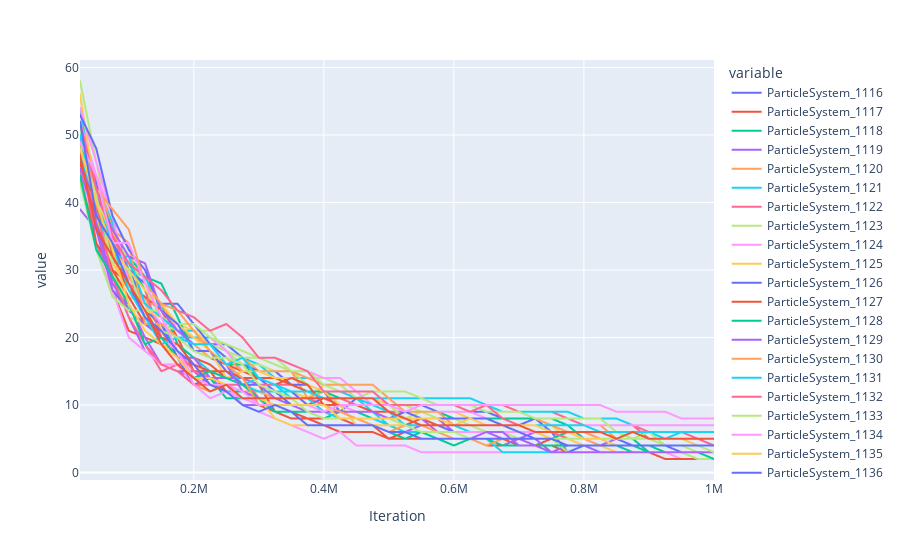

Notebook cell for this chart:
### Code cell
####################################
## Num clusters at each iteration ##
####################################

import pandas as pd
import plotly.express as px

df = pd.read_excel('M0.4D0.0001E0.9A0.8_200x200_MC100_num_cluster_tracker.xlsx')
# print(df.to_string())

fig = px.line(df, x='Iteration', y=[f'ParticleSystem_{i}' for i in range(1116,1158)])
fig.show()

### Figure 1 — Plotly figure (JSON) as saved in the notebook; plotly's stock layout.template omitted (floating-point values rounded to 4 significant figures)
{"data": [{"hovertemplate": "variable=ParticleSystem_1116<br>Iteration=%{x}<br>value=%{y}<extra></extra>", "legendgroup": "ParticleSystem_1116", "line": {"color": "#636efa", "dash": "solid"}, "marker": {"symbol": "circle"}, "mode": "lines", "name": "ParticleSystem_1116", "showlegend": true, "type": "scattergl", "x": [24999, 49999, 74999, 99999, 124999, 149999, 174999, 199999, 224999, 249999, 274999, 299999, 324999, 349999, 374999, 399999, 424999, 449999, 474999, 499999, 524999, 549999, 574999, 599999, 624999, 649999, 674999, 699999, 724999, 749999, 774999, 799999, 824999, 849999, 874999, 899999, 924999, 949999, 974999, 999999], "xaxis": "x", "y": [46, 42, 36, 30, 25, 21, 20, 19, 19, 19, 17, 14, 12, 12, 11, 11, 10, 10, 10, 10, 10, 10, 10, 10, 10, 9, 8, 7, 8, 6, 6, 6, 5, 5, 5, 5, 5, 5, 5, 5], "yaxis": "y"}, {"hovertemplate": "variable=ParticleSystem_1117<br>Iteration=%{x}<br>value=%{y}<extra></extra>", "legendgroup": "ParticleSystem_1117", "line": {"color": "#EF553B", "dash": "solid"}, "marker": {"symbol": "circle"}, "mode": "lines", "name": "ParticleSystem_1117", "showlegend": true, "type": "scattergl", "x": [24999, 49999, 74999, 99999, 124999, 149999, 174999, 199999, 224999, 249999, 274999, 299999, 324999, 349999, 374999, 399999, 424999, 449999, 474999, 499999, 524999, 549999, 574999, 599999, 624999, 649999, 674999, 699999, 724999, 749999, 774999, 799999, 824999, 849999, 874999, 899999, 924999, 949999, 974999, 999999], "xaxis": "x", "y": [46, 36, 27, 21, 20, 19, 17, 17, 16, 14, 13, 13, 9, 8, 8, 7, 6, 6, 6, 5, 5, 5, 5, 5, 5, 5, 5, 5, 4, 5, 4, 4, 4, 4, 4, 4, 4, 4, 4, 4], "yaxis": "y"}, {"hovertemplate": "variable=ParticleSystem_1118<br>Iteration=%{x}<br>value=%{y}<extra></extra>", "legendgroup": "ParticleSystem_1118", "line": {"color": "#00cc96", "dash": "solid"}, "marker": {"symbol": "circle"}, "mode": "lines", "name": "ParticleSystem_1118", "showlegend": true, "type": "scattergl", "x": [24999, 49999, 74999, 99999, 124999, 149999, 174999, 199999, 224999, 249999, 274999, 299999, 324999, 349999, 374999, 399999, 424999, 449999, 474999, 499999, 524999, 549999, 574999, 599999, 624999, 649999, 674999, 699999, 724999, 749999, 774999, 799999, 824999, 849999, 874999, 899999, 924999, 949999, 974999, 999999], "xaxis": "x", "y": [49, 33, 30, 24, 22, 22, 18, 15, 14, 12, 12, 12, 12, 12, 12, 11, 11, 10, 10, 10, 10, 9, 9, 8, 8, 8, 7, 6, 6, 6, 6, 6, 5, 4, 4, 4, 3, 3, 3, 3], "yaxis": "y"}, {"hovertemplate": "variable=ParticleSystem_1119<br>Iteration=%{x}<br>value=%{y}<extra></extra>", "legendgroup": "ParticleSystem_1119", "line": {"color": "#ab63fa", "dash": "solid"}, "marker": {"symbol": "circle"}, "mode": "lines", "name": "ParticleSystem_1119", "showlegend": true, "type": "scattergl", "x": [24999, 49999, 74999, 99999, 124999, 149999, 174999, 199999, 224999, 249999, 274999, 299999, 324999, 349999, 374999, 399999, 424999, 449999, 474999, 499999, 524999, 549999, 574999, 599999, 624999, 649999, 674999, 699999, 724999, 749999, 774999, 799999, 824999, 849999, 874999, 899999, 924999, 949999, 974999, 999999], "xaxis": "x", "y": [50, 36, 29, 23, 18, 16, 15, 14, 14, 12, 11, 10, 10, 9, 9, 9, 9, 9, 8, 7, 6, 7, 6, 6, 6, 6, 5, 5, 6, 6, 5, 5, 4, 5, 5, 5, 4, 4, 4, 4], "yaxis": "y"}, {"hovertemplate": "variable=ParticleSystem_1120<br>Iteration=%{x}<br>value=%{y}<extra></extra>", "legendgroup": "ParticleSystem_1120", "line": {"color": "#FFA15A", "dash": "solid"}, "marker": {"symbol": "circle"}, "mode": "lines", "name": "ParticleSystem_1120", "showlegend": true, "type": "scattergl", "x": [24999, 49999, 74999, 99999, 124999, 149999, 174999, 199999, 224999, 249999, 274999, 299999, 324999, 349999, 374999, 399999, 424999, 449999, 474999, 499999, 524999, 549999, 574999, 599999, 624999, 649999, 674999, 699999, 724999, 749999, 774999, 799999, 824999, 849999, 874999, 899999, 924999, 949999, 974999, 999999], "xaxis": "x", "y": [48, 38, 33, 27, 26, 21, 17, 13, 12, 13, 12, 12, 11, 11, 11, 11, 10, 10, 10, 10, 10, 10, 10, 10, 9, 9, 9, 9, 8, 7, 7, 7, 7, 5, 5, 5, 5, 5, 4, 4], "yaxis": "y"}, {"hovertemplate": "variable=ParticleSystem_1121<br>Iteration=%{x}<br>value=%{y}<extra></extra>", "legendgroup": "ParticleSystem_1121", "line": {"color": "#19d3f3", "dash": "solid"}, "marker": {"symbol": "circle"}, "mode": "lines", "name": "ParticleSystem_1121", "showlegend": true, "type": "scattergl", "x": [24999, 49999, 74999, 99999, 124999, 149999, 174999, 199999, 224999, 249999, 274999, 299999, 324999, 349999, 374999, 399999, 424999, 449999, 474999, 499999, 524999, 549999, 574999, 599999, 624999, 649999, 674999, 699999, 724999, 749999, 774999, 799999, 824999, 849999, 874999, 899999, 924999, 949999, 974999, 999999], "xaxis": "x", "y": [48, 43, 37, 30, 29, 24, 20, 20, 20, 18, 17, 16, 14, 14, 14, 13, 12, 11, 9, 7, 7, 8, 8, 7, 6, 6, 6, 5, 5, 5, 5, 5, 5, 5, 4, 4, 4, 4, 4, 4], "yaxis": "y"}, {"hovertemplate": "variable=ParticleSystem_1122<br>Iteration=%{x}<br>value=%{y}<extra></extra>", "legendgroup": "ParticleSystem_1122", "line": {"color": "#FF6692", "dash": "solid"}, "marker": {"symbol": "circle"}, "mode": "lines", "name": "ParticleSystem_1122", "showlegend": true, "type": "scattergl", "x": [24999, 49999, 74999, 99999, 124999, 149999, 174999, 199999, 224999, 249999, 274999, 299999, 324999, 349999, 374999, 399999, 424999, 449999, 474999, 499999, 524999, 549999, 574999, 599999, 624999, 649999, 674999, 699999, 724999, 749999, 774999, 799999, 824999, 849999, 874999, 899999, 924999, 949999, 974999, 999999], "xaxis": "x", "y": [48, 34, 28, 25, 19, 15, 16, 16, 14, 14, 14, 11, 11, 11, 11, 10, 10, 10, 10, 10, 10, 10, 10, 10, 10, 10, 10, 9, 9, 9, 8, 7, 7, 7, 7, 5, 4, 4, 4, 4], "yaxis": "y"}, {"hovertemplate": "variable=ParticleSystem_1123<br>Iteration=%{x}<br>value=%{y}<extra></extra>", "legendgroup": "ParticleSystem_1123", "line": {"color": "#B6E880", "dash": "solid"}, "marker": {"symbol": "circle"}, "mode": "lines", "name": "ParticleSystem_1123", "showlegend": true, "type": "scattergl", "x": [24999, 49999, 74999, 99999, 124999, 149999, 174999, 199999, 224999, 249999, 274999, 299999, 324999, 349999, 374999, 399999, 424999, 449999, 474999, 499999, 524999, 549999, 574999, 599999, 624999, 649999, 674999, 699999, 724999, 749999, 774999, 799999, 824999, 849999, 874999, 899999, 924999, 949999, 974999, 999999], "xaxis": "x", "y": [58, 46, 34, 32, 27, 23, 22, 21, 21, 18, 16, 16, 15, 15, 13, 12, 11, 10, 10, 10, 10, 9, 9, 9, 9, 8, 8, 7, 7, 6, 6, 5, 5, 5, 4, 4, 4, 4, 4, 3], "yaxis": "y"}, {"hovertemplate": "variable=ParticleSystem_1124<br>Iteration=%{x}<br>value=%{y}<extra></extra>", "legendgroup": "ParticleSystem_1124", "line": {"color": "#FF97FF", "dash": "solid"}, "marker": {"symbol": "circle"}, "mode": "lines", "name": "ParticleSystem_1124", "showlegend": true, "type": "scattergl", "x": [24999, 49999, 74999, 99999, 124999, 149999, 174999, 199999, 224999, 249999, 274999, 299999, 324999, 349999, 374999, 399999, 424999, 449999, 474999, 499999, 524999, 549999, 574999, 599999, 624999, 649999, 674999, 699999, 724999, 749999, 774999, 799999, 824999, 849999, 874999, 899999, 924999, 949999, 974999, 999999], "xaxis": "x", "y": [45, 33, 27, 20, 18, 16, 16, 13, 14, 13, 10, 9, 8, 7, 6, 5, 6, 4, 4, 4, 4, 3, 3, 3, 3, 3, 3, 3, 3, 3, 3, 3, 3, 3, 3, 3, 3, 2, 2, 2], "yaxis": "y"}, {"hovertemplate": "variable=ParticleSystem_1125<br>Iteration=%{x}<br>value=%{y}<extra></extra>", "legendgroup": "ParticleSystem_1125", "line": {"color": "#FECB52", "dash": "solid"}, "marker": {"symbol": "circle"}, "mode": "lines", "name": "ParticleSystem_1125", "showlegend": true, "type": "scattergl", "x": [24999, 49999, 74999, 99999, 124999, 149999, 174999, 199999, 224999, 249999, 274999, 299999, 324999, 349999, 374999, 399999, 424999, 449999, 474999, 499999, 524999, 549999, 574999, 599999, 624999, 649999, 674999, 699999, 724999, 749999, 774999, 799999, 824999, 849999, 874999, 899999, 924999, 949999, 974999, 999999], "xaxis": "x", "y": [49, 41, 29, 26, 25, 19, 18, 16, 14, 14, 13, 13, 13, 12, 11, 13, 12, 11, 11, 10, 10, 10, 9, 9, 8, 7, 7, 7, 7, 7, 5, 5, 4, 4, 4, 4, 4, 4, 4, 4], "yaxis": "y"}, {"hovertemplate": "variable=ParticleSystem_1126<br>Iteration=%{x}<br>value=%{y}<extra></extra>", "legendgroup": "ParticleSystem_1126", "line": {"color": "#636efa", "dash": "solid"}, "marker": {"symbol": "circle"}, "mode": "lines", "name": "ParticleSystem_1126", "showlegend": true, "type": "scattergl", "x": [24999, 49999, 74999, 99999, 124999, 149999, 174999, 199999, 224999, 249999, 274999, 299999, 324999, 349999, 374999, 399999, 424999, 449999, 474999, 499999, 524999, 549999, 574999, 599999, 624999, 649999, 674999, 699999, 724999, 749999, 774999, 799999, 824999, 849999, 874999, 899999, 924999, 949999, 974999, 999999], "xaxis": "x", "y": [48, 37, 27, 24, 24, 22, 17, 13, 14, 13, 13, 12, 12, 12, 10, 11, 11, 11, 10, 10, 10, 10, 9, 9, 9, 9, 8, 7, 7, 6, 3, 4, 3, 3, 3, 3, 3, 3, 2, 2], "yaxis": "y"}, {"hovertemplate": "variable=ParticleSystem_1127<br>Iteration=%{x}<br>value=%{y}<extra></extra>", "legendgroup": "ParticleSystem_1127", "line": {"color": "#EF553B", "dash": "solid"}, "marker": {"symbol": "circle"}, "mode": "lines", "name": "ParticleSystem_1127", "showlegend": true, "type": "scattergl", "x": [24999, 49999, 74999, 99999, 124999, 149999, 174999, 199999, 224999, 249999, 274999, 299999, 324999, 349999, 374999, 399999, 424999, 449999, 474999, 499999, 524999, 549999, 574999, 599999, 624999, 649999, 674999, 699999, 724999, 749999, 774999, 799999, 824999, 849999, 874999, 899999, 924999, 949999, 974999, 999999], "xaxis": "x", "y": [44, 34, 30, 28, 26, 24, 20, 15, 15, 12, 11, 10, 9, 9, 8, 8, 8, 7, 7, 6, 6, 6, 6, 6, 5, 5, 5, 4, 4, 4, 3, 3, 3, 3, 3, 3, 2, 2, 2, 2], "yaxis": "y"}, {"hovertemplate": "variable=ParticleSystem_1128<br>Iteration=%{x}<br>value=%{y}<extra></extra>", "legendgroup": "ParticleSystem_1128", "line": {"color": "#00cc96", "dash": "solid"}, "marker": {"symbol": "circle"}, "mode": "lines", "name": "ParticleSystem_1128", "showlegend": true, "type": "scattergl", "x": [24999, 49999, 74999, 99999, 124999, 149999, 174999, 199999, 224999, 249999, 274999, 299999, 324999, 349999, 374999, 399999, 424999, 449999, 474999, 499999, 524999, 549999, 574999, 599999, 624999, 649999, 674999, 699999, 724999, 749999, 774999, 799999, 824999, 849999, 874999, 899999, 924999, 949999, 974999, 999999], "xaxis": "x", "y": [52, 43, 35, 31, 27, 25, 19, 17, 14, 11, 11, 11, 11, 11, 9, 8, 9, 9, 8, 8, 8, 8, 8, 8, 7, 7, 7, 6, 6, 5, 6, 5, 4, 4, 4, 3, 3, 3, 3, 3], "yaxis": "y"}, {"hovertemplate": "variable=ParticleSystem_1129<br>Iteration=%{x}<br>value=%{y}<extra></extra>", "legendgroup": "ParticleSystem_1129", "line": {"color": "#ab63fa", "dash": "solid"}, "marker": {"symbol": "circle"}, "mode": "lines", "name": "ParticleSystem_1129", "showlegend": true, "type": "scattergl", "x": [24999, 49999, 74999, 99999, 124999, 149999, 174999, 199999, 224999, 249999, 274999, 299999, 324999, 349999, 374999, 399999, 424999, 449999, 474999, 499999, 524999, 549999, 574999, 599999, 624999, 649999, 674999, 699999, 724999, 749999, 774999, 799999, 824999, 849999, 874999, 899999, 924999, 949999, 974999, 999999], "xaxis": "x", "y": [39, 36, 27, 25, 20, 16, 15, 15, 13, 12, 10, 10, 10, 10, 9, 9, 9, 9, 9, 9, 9, 8, 8, 6, 6, 6, 6, 6, 5, 3, 4, 4, 3, 3, 3, 3, 3, 3, 3, 3], "yaxis": "y"}, {"hovertemplate": "variable=ParticleSystem_1130<br>Iteration=%{x}<br>value=%{y}<extra></extra>", "legendgroup": "ParticleSystem_1130", "line": {"color": "#FFA15A", "dash": "solid"}, "marker": {"symbol": "circle"}, "mode": "lines", "name": "ParticleSystem_1130", "showlegend": true, "type": "scattergl", "x": [24999, 49999, 74999, 99999, 124999, 149999, 174999, 199999, 224999, 249999, 274999, 299999, 324999, 349999, 374999, 399999, 424999, 449999, 474999, 499999, 524999, 549999, 574999, 599999, 624999, 649999, 674999, 699999, 724999, 749999, 774999, 799999, 824999, 849999, 874999, 899999, 924999, 949999, 974999, 999999], "xaxis": "x", "y": [47, 44, 36, 29, 25, 25, 21, 20, 19, 16, 17, 15, 15, 15, 11, 12, 11, 10, 9, 8, 8, 8, 6, 6, 6, 6, 6, 6, 6, 6, 5, 5, 4, 4, 3, 3, 3, 3, 3, 3], "yaxis": "y"}, {"hovertemplate": "variable=ParticleSystem_1131<br>Iteration=%{x}<br>value=%{y}<extra></extra>", "legendgroup": "ParticleSystem_1131", "line": {"color": "#19d3f3", "dash": "solid"}, "marker": {"symbol": "circle"}, "mode": "lines", "name": "ParticleSystem_1131", "showlegend": true, "type": "scattergl", "x": [24999, 49999, 74999, 99999, 124999, 149999, 174999, 199999, 224999, 249999, 274999, 299999, 324999, 349999, 374999, 399999, 424999, 449999, 474999, 499999, 524999, 549999, 574999, 599999, 624999, 649999, 674999, 699999, 724999, 749999, 774999, 799999, 824999, 849999, 874999, 899999, 924999, 949999, 974999, 999999], "xaxis": "x", "y": [54, 40, 33, 27, 24, 19, 17, 17, 15, 14, 13, 12, 12, 12, 12, 12, 12, 11, 11, 11, 11, 11, 11, 11, 11, 10, 9, 9, 9, 9, 9, 8, 8, 8, 7, 6, 5, 6, 5, 5], "yaxis": "y"}, {"hovertemplate": "variable=ParticleSystem_1132<br>Iteration=%{x}<br>value=%{y}<extra></extra>", "legendgroup": "ParticleSystem_1132", "line": {"color": "#FF6692", "dash": "solid"}, "marker": {"symbol": "circle"}, "mode": "lines", "name": "ParticleSystem_1132", "showlegend": true, "type": "scattergl", "x": [24999, 49999, 74999, 99999, 124999, 149999, 174999, 199999, 224999, 249999, 274999, 299999, 324999, 349999, 374999, 399999, 424999, 449999, 474999, 499999, 524999, 549999, 574999, 599999, 624999, 649999, 674999, 699999, 724999, 749999, 774999, 799999, 824999, 849999, 874999, 899999, 924999, 949999, 974999, 999999], "xaxis": "x", "y": [52, 43, 35, 30, 27, 20, 18, 15, 14, 13, 13, 13, 13, 13, 13, 12, 11, 10, 10, 9, 9, 8, 8, 8, 8, 8, 7, 7, 7, 7, 7, 7, 7, 7, 7, 6, 6, 6, 6, 6], "yaxis": "y"}, {"hovertemplate": "variable=ParticleSystem_1133<br>Iteration=%{x}<br>value=%{y}<extra></extra>", "legendgroup": "ParticleSystem_1133", "line": {"color": "#B6E880", "dash": "solid"}, "marker": {"symbol": "circle"}, "mode": "lines", "name": "ParticleSystem_1133", "showlegend": true, "type": "scattergl", "x": [24999, 49999, 74999, 99999, 124999, 149999, 174999, 199999, 224999, 249999, 274999, 299999, 324999, 349999, 374999, 399999, 424999, 449999, 474999, 499999, 524999, 549999, 574999, 599999, 624999, 649999, 674999, 699999, 724999, 749999, 774999, 799999, 824999, 849999, 874999, 899999, 924999, 949999, 974999, 999999], "xaxis": "x", "y": [51, 38, 30, 23, 22, 22, 21, 19, 19, 18, 17, 17, 16, 15, 14, 14, 13, 11, 12, 10, 8, 9, 8, 8, 7, 6, 6, 5, 5, 5, 3, 3, 3, 3, 3, 3, 3, 3, 2, 2], "yaxis": "y"}, {"hovertemplate": "variable=ParticleSystem_1134<br>Iteration=%{x}<br>value=%{y}<extra></extra>", "legendgroup": "ParticleSystem_1134", "line": {"color": "#FF97FF", "dash": "solid"}, "marker": {"symbol": "circle"}, "mode": "lines", "name": "ParticleSystem_1134", "showlegend": true, "type": "scattergl", "x": [24999, 49999, 74999, 99999, 124999, 149999, 174999, 199999, 224999, 249999, 274999, 299999, 324999, 349999, 374999, 399999, 424999, 449999, 474999, 499999, 524999, 549999, 574999, 599999, 624999, 649999, 674999, 699999, 724999, 749999, 774999, 799999, 824999, 849999, 874999, 899999, 924999, 949999, 974999, 999999], "xaxis": "x", "y": [52, 44, 38, 28, 25, 22, 22, 22, 20, 18, 15, 15, 15, 15, 15, 14, 14, 12, 10, 10, 9, 9, 9, 9, 9, 8, 8, 7, 7, 7, 7, 7, 7, 7, 7, 7, 7, 7, 7, 7], "yaxis": "y"}, {"hovertemplate": "variable=ParticleSystem_1135<br>Iteration=%{x}<br>value=%{y}<extra></extra>", "legendgroup": "ParticleSystem_1135", "line": {"color": "#FECB52", "dash": "solid"}, "marker": {"symbol": "circle"}, "mode": "lines", "name": "ParticleSystem_1135", "showlegend": true, "type": "scattergl", "x": [24999, 49999, 74999, 99999, 124999, 149999, 174999, 199999, 224999, 249999, 274999, 299999, 324999, 349999, 374999, 399999, 424999, 449999, 474999, 499999, 524999, 549999, 574999, 599999, 624999, 649999, 674999, 699999, 724999, 749999, 774999, 799999, 824999, 849999, 874999, 899999, 924999, 949999, 974999, 999999], "xaxis": "x", "y": [56, 41, 31, 27, 24, 23, 22, 21, 19, 16, 12, 11, 8, 7, 7, 7, 7, 7, 7, 6, 6, 6, 6, 6, 6, 6, 6, 6, 6, 5, 5, 4, 4, 3, 3, 3, 3, 3, 3, 3], "yaxis": "y"}, {"hovertemplate": "variable=ParticleSystem_1136<br>Iteration=%{x}<br>value=%{y}<extra></extra>", "legendgroup": "ParticleSystem_1136", "line": {"color": "#636efa", "dash": "solid"}, "marker": {"symbol": "circle"}, "mode": "lines", "name": "ParticleSystem_1136", "showlegend": true, "type": "scattergl", "x": [24999, 49999, 74999, 99999, 124999, 149999, 174999, 199999, 224999, 249999, 274999, 299999, 324999, 349999, 374999, 399999, 424999, 449999, 474999, 499999, 524999, 549999, 574999, 599999, 624999, 649999, 674999, 699999, 724999, 749999, 774999, 799999, 824999, 849999, 874999, 899999, 924999, 949999, 974999, 999999], "xaxis": "x", "y": [46, 43, 34, 30, 28, 25, 25, 22, 19, 17, 16, 15, 15, 13, 13, 12, 9, 11, 10, 9, 8, 7, 7, 6, 6, 6, 6, 6, 6, 6, 5, 5, 5, 5, 5, 5, 5, 5, 5, 5], "yaxis": "y"}, {"hovertemplate": "variable=ParticleSystem_1137<br>Iteration=%{x}<br>value=%{y}<extra></extra>", "legendgroup": "ParticleSystem_1137", "line": {"color": "#EF553B", "dash": "solid"}, "marker": {"symbol": "circle"}, "mode": "lines", "name": "ParticleSystem_1137", "showlegend": true, "type": "scattergl", "x": [24999, 49999, 74999, 99999, 124999, 149999, 174999, 199999, 224999, 249999, 274999, 299999, 324999, 349999, 374999, 399999, 424999, 449999, 474999, 499999, 524999, 549999, 574999, 599999, 624999, 649999, 674999, 699999, 724999, 749999, 774999, 799999, 824999, 849999, 874999, 899999, 924999, 949999, 974999, 999999], "xaxis": "x", "y": [48, 37, 30, 26, 22, 21, 20, 18, 17, 16, 15, 14, 14, 13, 12, 11, 10, 7, 7, 5, 6, 5, 5, 5, 5, 4, 4, 4, 4, 4, 4, 4, 4, 4, 4, 4, 4, 4, 4, 4], "yaxis": "y"}, {"hovertemplate": "variable=ParticleSystem_1138<br>Iteration=%{x}<br>value=%{y}<extra></extra>", "legendgroup": "ParticleSystem_1138", "line": {"color": "#00cc96", "dash": "solid"}, "marker": {"symbol": "circle"}, "mode": "lines", "name": "ParticleSystem_1138", "showlegend": true, "type": "scattergl", "x": [24999, 49999, 74999, 99999, 124999, 149999, 174999, 199999, 224999, 249999, 274999, 299999, 324999, 349999, 374999, 399999, 424999, 449999, 474999, 499999, 524999, 549999, 574999, 599999, 624999, 649999, 674999, 699999, 724999, 749999, 774999, 799999, 824999, 849999, 874999, 899999, 924999, 949999, 974999, 999999], "xaxis": "x", "y": [44, 42, 36, 32, 29, 28, 23, 18, 18, 16, 16, 14, 13, 12, 12, 12, 11, 10, 9, 9, 8, 8, 8, 8, 8, 8, 8, 8, 8, 8, 7, 5, 5, 5, 5, 3, 3, 3, 3, 2], "yaxis": "y"}, {"hovertemplate": "variable=ParticleSystem_1139<br>Iteration=%{x}<br>value=%{y}<extra></extra>", "legendgroup": "ParticleSystem_1139", "line": {"color": "#ab63fa", "dash": "solid"}, "marker": {"symbol": "circle"}, "mode": "lines", "name": "ParticleSystem_1139", "showlegend": true, "type": "scattergl", "x": [24999, 49999, 74999, 99999, 124999, 149999, 174999, 199999, 224999, 249999, 274999, 299999, 324999, 349999, 374999, 399999, 424999, 449999, 474999, 499999, 524999, 549999, 574999, 599999, 624999, 649999, 674999, 699999, 724999, 749999, 774999, 799999, 824999, 849999, 874999, 899999, 924999, 949999, 974999, 999999], "xaxis": "x", "y": [45, 37, 28, 24, 22, 20, 17, 17, 14, 14, 14, 13, 11, 10, 10, 9, 8, 8, 7, 7, 7, 6, 6, 5, 5, 5, 4, 5, 4, 3, 3, 3, 3, 3, 3, 3, 3, 3, 3, 3], "yaxis": "y"}, {"hovertemplate": "variable=ParticleSystem_1140<br>Iteration=%{x}<br>value=%{y}<extra></extra>", "legendgroup": "ParticleSystem_1140", "line": {"color": "#FFA15A", "dash": "solid"}, "marker": {"symbol": "circle"}, "mode": "lines", "name": "ParticleSystem_1140", "showlegend": true, "type": "scattergl", "x": [24999, 49999, 74999, 99999, 124999, 149999, 174999, 199999, 224999, 249999, 274999, 299999, 324999, 349999, 374999, 399999, 424999, 449999, 474999, 499999, 524999, 549999, 574999, 599999, 624999, 649999, 674999, 699999, 724999, 749999, 774999, 799999, 824999, 849999, 874999, 899999, 924999, 949999, 974999, 999999], "xaxis": "x", "y": [50, 41, 36, 34, 22, 22, 20, 19, 17, 17, 15, 15, 15, 15, 14, 13, 13, 13, 13, 11, 9, 9, 9, 7, 8, 7, 7, 7, 7, 7, 6, 6, 5, 5, 5, 5, 4, 4, 4, 3], "yaxis": "y"}, {"hovertemplate": "variable=ParticleSystem_1141<br>Iteration=%{x}<br>value=%{y}<extra></extra>", "legendgroup": "ParticleSystem_1141", "line": {"color": "#19d3f3", "dash": "solid"}, "marker": {"symbol": "circle"}, "mode": "lines", "name": "ParticleSystem_1141", "showlegend": true, "type": "scattergl", "x": [24999, 49999, 74999, 99999, 124999, 149999, 174999, 199999, 224999, 249999, 274999, 299999, 324999, 349999, 374999, 399999, 424999, 449999, 474999, 499999, 524999, 549999, 574999, 599999, 624999, 649999, 674999, 699999, 724999, 749999, 774999, 799999, 824999, 849999, 874999, 899999, 924999, 949999, 974999, 999999], "xaxis": "x", "y": [50, 39, 32, 32, 25, 23, 21, 21, 18, 16, 13, 14, 13, 11, 11, 9, 8, 8, 8, 7, 6, 6, 6, 5, 5, 5, 3, 3, 3, 3, 3, 3, 3, 3, 3, 3, 3, 3, 3, 3], "yaxis": "y"}, {"hovertemplate": "variable=ParticleSystem_1142<br>Iteration=%{x}<br>value=%{y}<extra></extra>", "legendgroup": "ParticleSystem_1142", "line": {"color": "#FF6692", "dash": "solid"}, "marker": {"symbol": "circle"}, "mode": "lines", "name": "ParticleSystem_1142", "showlegend": true, "type": "scattergl", "x": [24999, 49999, 74999, 99999, 124999, 149999, 174999, 199999, 224999, 249999, 274999, 299999, 324999, 349999, 374999, 399999, 424999, 449999, 474999, 499999, 524999, 549999, 574999, 599999, 624999, 649999, 674999, 699999, 724999, 749999, 774999, 799999, 824999, 849999, 874999, 899999, 924999, 949999, 974999, 999999], "xaxis": "x", "y": [45, 39, 29, 23, 19, 16, 15, 13, 13, 12, 11, 11, 11, 11, 11, 11, 11, 10, 9, 8, 8, 7, 7, 7, 7, 7, 7, 7, 6, 6, 6, 6, 6, 6, 6, 6, 6, 6, 5, 4], "yaxis": "y"}, {"hovertemplate": "variable=ParticleSystem_1143<br>Iteration=%{x}<br>value=%{y}<extra></extra>", "legendgroup": "ParticleSystem_1143", "line": {"color": "#B6E880", "dash": "solid"}, "marker": {"symbol": "circle"}, "mode": "lines", "name": "ParticleSystem_1143", "showlegend": true, "type": "scattergl", "x": [24999, 49999, 74999, 99999, 124999, 149999, 174999, 199999, 224999, 249999, 274999, 299999, 324999, 349999, 374999, 399999, 424999, 449999, 474999, 499999, 524999, 549999, 574999, 599999, 624999, 649999, 674999, 699999, 724999, 749999, 774999, 799999, 824999, 849999, 874999, 899999, 924999, 949999, 974999, 999999], "xaxis": "x", "y": [43, 33, 26, 24, 24, 24, 22, 22, 20, 19, 18, 17, 17, 15, 15, 13, 12, 12, 12, 12, 12, 11, 10, 10, 10, 9, 9, 9, 8, 8, 8, 8, 8, 6, 5, 6, 4, 4, 3, 3], "yaxis": "y"}, {"hovertemplate": "variable=ParticleSystem_1144<br>Iteration=%{x}<br>value=%{y}<extra></extra>", "legendgroup": "ParticleSystem_1144", "line": {"color": "#FF97FF", "dash": "solid"}, "marker": {"symbol": "circle"}, "mode": "lines", "name": "ParticleSystem_1144", "showlegend": true, "type": "scattergl", "x": [24999, 49999, 74999, 99999, 124999, 149999, 174999, 199999, 224999, 249999, 274999, 299999, 324999, 349999, 374999, 399999, 424999, 449999, 474999, 499999, 524999, 549999, 574999, 599999, 624999, 649999, 674999, 699999, 724999, 749999, 774999, 799999, 824999, 849999, 874999, 899999, 924999, 949999, 974999, 999999], "xaxis": "x", "y": [54, 46, 38, 28, 24, 20, 18, 13, 11, 12, 11, 10, 10, 10, 10, 10, 10, 9, 9, 9, 8, 7, 6, 6, 6, 6, 6, 6, 6, 6, 5, 5, 5, 5, 5, 5, 5, 5, 5, 5], "yaxis": "y"}, {"hovertemplate": "variable=ParticleSystem_1145<br>Iteration=%{x}<br>value=%{y}<extra></extra>", "legendgroup": "ParticleSystem_1145", "line": {"color": "#FECB52", "dash": "solid"}, "marker": {"symbol": "circle"}, "mode": "lines", "name": "ParticleSystem_1145", "showlegend": true, "type": "scattergl", "x": [24999, 49999, 74999, 99999, 124999, 149999, 174999, 199999, 224999, 249999, 274999, 299999, 324999, 349999, 374999, 399999, 424999, 449999, 474999, 499999, 524999, 549999, 574999, 599999, 624999, 649999, 674999, 699999, 724999, 749999, 774999, 799999, 824999, 849999, 874999, 899999, 924999, 949999, 974999, 999999], "xaxis": "x", "y": [46, 42, 33, 30, 27, 25, 22, 20, 18, 14, 15, 15, 14, 14, 13, 12, 10, 7, 7, 7, 7, 6, 5, 5, 5, 5, 5, 5, 5, 5, 5, 5, 5, 5, 5, 5, 5, 5, 4, 4], "yaxis": "y"}, {"hovertemplate": "variable=ParticleSystem_1146<br>Iteration=%{x}<br>value=%{y}<extra></extra>", "legendgroup": "ParticleSystem_1146", "line": {"color": "#636efa", "dash": "solid"}, "marker": {"symbol": "circle"}, "mode": "lines", "name": "ParticleSystem_1146", "showlegend": true, "type": "scattergl", "x": [24999, 49999, 74999, 99999, 124999, 149999, 174999, 199999, 224999, 249999, 274999, 299999, 324999, 349999, 374999, 399999, 424999, 449999, 474999, 499999, 524999, 549999, 574999, 599999, 624999, 649999, 674999, 699999, 724999, 749999, 774999, 799999, 824999, 849999, 874999, 899999, 924999, 949999, 974999, 999999], "xaxis": "x", "y": [53, 48, 38, 33, 30, 24, 22, 18, 18, 15, 13, 13, 12, 10, 9, 9, 9, 9, 9, 8, 9, 8, 8, 8, 8, 8, 7, 6, 5, 5, 5, 5, 5, 5, 4, 4, 4, 3, 3, 3], "yaxis": "y"}, {"hovertemplate": "variable=ParticleSystem_1147<br>Iteration=%{x}<br>value=%{y}<extra></extra>", "legendgroup": "ParticleSystem_1147", "line": {"color": "#EF553B", "dash": "solid"}, "marker": {"symbol": "circle"}, "mode": "lines", "name": "ParticleSystem_1147", "showlegend": true, "type": "scattergl", "x": [24999, 49999, 74999, 99999, 124999, 149999, 174999, 199999, 224999, 249999, 274999, 299999, 324999, 349999, 374999, 399999, 424999, 449999, 474999, 499999, 524999, 549999, 574999, 599999, 624999, 649999, 674999, 699999, 724999, 749999, 774999, 799999, 824999, 849999, 874999, 899999, 924999, 949999, 974999, 999999], "xaxis": "x", "y": [46, 40, 32, 27, 24, 20, 19, 16, 15, 15, 14, 14, 13, 14, 13, 10, 10, 10, 9, 9, 7, 8, 7, 7, 7, 7, 7, 7, 7, 6, 6, 6, 6, 6, 6, 6, 6, 6, 6, 6], "yaxis": "y"}, {"hovertemplate": "variable=ParticleSystem_1148<br>Iteration=%{x}<br>value=%{y}<extra></extra>", "legendgroup": "ParticleSystem_1148", "line": {"color": "#00cc96", "dash": "solid"}, "marker": {"symbol": "circle"}, "mode": "lines", "name": "ParticleSystem_1148", "showlegend": true, "type": "scattergl", "x": [24999, 49999, 74999, 99999, 124999, 149999, 174999, 199999, 224999, 249999, 274999, 299999, 324999, 349999, 374999, 399999, 424999, 449999, 474999, 499999, 524999, 549999, 574999, 599999, 624999, 649999, 674999, 699999, 724999, 749999, 774999, 799999, 824999, 849999, 874999, 899999, 924999, 949999, 974999, 999999], "xaxis": "x", "y": [44, 33, 29, 25, 19, 20, 17, 14, 15, 14, 13, 11, 9, 9, 9, 8, 8, 8, 7, 6, 5, 6, 5, 4, 5, 5, 4, 4, 4, 4, 4, 4, 4, 4, 3, 3, 3, 3, 3, 3], "yaxis": "y"}, {"hovertemplate": "variable=ParticleSystem_1149<br>Iteration=%{x}<br>value=%{y}<extra></extra>", "legendgroup": "ParticleSystem_1149", "line": {"color": "#ab63fa", "dash": "solid"}, "marker": {"symbol": "circle"}, "mode": "lines", "name": "ParticleSystem_1149", "showlegend": true, "type": "scattergl", "x": [24999, 49999, 74999, 99999, 124999, 149999, 174999, 199999, 224999, 249999, 274999, 299999, 324999, 349999, 374999, 399999, 424999, 449999, 474999, 499999, 524999, 549999, 574999, 599999, 624999, 649999, 674999, 699999, 724999, 749999, 774999, 799999, 824999, 849999, 874999, 899999, 924999, 949999, 974999, 999999], "xaxis": "x", "y": [45, 41, 36, 32, 31, 24, 21, 19, 19, 16, 12, 11, 10, 10, 9, 9, 9, 9, 9, 8, 8, 8, 6, 5, 5, 6, 6, 4, 4, 3, 3, 3, 3, 3, 3, 3, 3, 3, 3, 3], "yaxis": "y"}, {"hovertemplate": "variable=ParticleSystem_1150<br>Iteration=%{x}<br>value=%{y}<extra></extra>", "legendgroup": "ParticleSystem_1150", "line": {"color": "#FFA15A", "dash": "solid"}, "marker": {"symbol": "circle"}, "mode": "lines", "name": "ParticleSystem_1150", "showlegend": true, "type": "scattergl", "x": [24999, 49999, 74999, 99999, 124999, 149999, 174999, 199999, 224999, 249999, 274999, 299999, 324999, 349999, 374999, 399999, 424999, 449999, 474999, 499999, 524999, 549999, 574999, 599999, 624999, 649999, 674999, 699999, 724999, 749999, 774999, 799999, 824999, 849999, 874999, 899999, 924999, 949999, 974999, 999999], "xaxis": "x", "y": [52, 42, 39, 36, 28, 25, 24, 21, 18, 16, 14, 10, 10, 10, 10, 10, 9, 8, 7, 6, 7, 7, 6, 5, 5, 4, 5, 5, 5, 5, 5, 5, 5, 5, 5, 5, 5, 5, 5, 5], "yaxis": "y"}, {"hovertemplate": "variable=ParticleSystem_1151<br>Iteration=%{x}<br>value=%{y}<extra></extra>", "legendgroup": "ParticleSystem_1151", "line": {"color": "#19d3f3", "dash": "solid"}, "marker": {"symbol": "circle"}, "mode": "lines", "name": "ParticleSystem_1151", "showlegend": true, "type": "scattergl", "x": [24999, 49999, 74999, 99999, 124999, 149999, 174999, 199999, 224999, 249999, 274999, 299999, 324999, 349999, 374999, 399999, 424999, 449999, 474999, 499999, 524999, 549999, 574999, 599999, 624999, 649999, 674999, 699999, 724999, 749999, 774999, 799999, 824999, 849999, 874999, 899999, 924999, 949999, 974999, 999999], "xaxis": "x", "y": [47, 40, 34, 27, 23, 19, 20, 19, 19, 16, 17, 14, 13, 12, 12, 11, 11, 11, 10, 9, 7, 7, 7, 7, 7, 7, 7, 7, 7, 7, 7, 7, 6, 6, 6, 6, 6, 6, 6, 6], "yaxis": "y"}, {"hovertemplate": "variable=ParticleSystem_1152<br>Iteration=%{x}<br>value=%{y}<extra></extra>", "legendgroup": "ParticleSystem_1152", "line": {"color": "#FF6692", "dash": "solid"}, "marker": {"symbol": "circle"}, "mode": "lines", "name": "ParticleSystem_1152", "showlegend": true, "type": "scattergl", "x": [24999, 49999, 74999, 99999, 124999, 149999, 174999, 199999, 224999, 249999, 274999, 299999, 324999, 349999, 374999, 399999, 424999, 449999, 474999, 499999, 524999, 549999, 574999, 599999, 624999, 649999, 674999, 699999, 724999, 749999, 774999, 799999, 824999, 849999, 874999, 899999, 924999, 949999, 974999, 999999], "xaxis": "x", "y": [52, 42, 35, 31, 29, 27, 24, 23, 21, 22, 20, 17, 17, 16, 15, 12, 12, 12, 12, 10, 10, 10, 10, 10, 9, 10, 8, 7, 7, 6, 5, 5, 5, 4, 4, 4, 4, 4, 4, 4], "yaxis": "y"}, {"hovertemplate": "variable=ParticleSystem_1153<br>Iteration=%{x}<br>value=%{y}<extra></extra>", "legendgroup": "ParticleSystem_1153", "line": {"color": "#B6E880", "dash": "solid"}, "marker": {"symbol": "circle"}, "mode": "lines", "name": "ParticleSystem_1153", "showlegend": true, "type": "scattergl", "x": [24999, 49999, 74999, 99999, 124999, 149999, 174999, 199999, 224999, 249999, 274999, 299999, 324999, 349999, 374999, 399999, 424999, 449999, 474999, 499999, 524999, 549999, 574999, 599999, 624999, 649999, 674999, 699999, 724999, 749999, 774999, 799999, 824999, 849999, 874999, 899999, 924999, 949999, 974999, 999999], "xaxis": "x", "y": [48, 41, 31, 30, 23, 21, 20, 18, 17, 17, 16, 13, 12, 11, 9, 8, 8, 8, 8, 8, 7, 6, 6, 6, 5, 5, 5, 5, 5, 5, 5, 5, 5, 5, 5, 5, 4, 4, 4, 3], "yaxis": "y"}, {"hovertemplate": "variable=ParticleSystem_1154<br>Iteration=%{x}<br>value=%{y}<extra></extra>", "legendgroup": "ParticleSystem_1154", "line": {"color": "#FF97FF", "dash": "solid"}, "marker": {"symbol": "circle"}, "mode": "lines", "name": "ParticleSystem_1154", "showlegend": true, "type": "scattergl", "x": [24999, 49999, 74999, 99999, 124999, 149999, 174999, 199999, 224999, 249999, 274999, 299999, 324999, 349999, 374999, 399999, 424999, 449999, 474999, 499999, 524999, 549999, 574999, 599999, 624999, 649999, 674999, 699999, 724999, 749999, 774999, 799999, 824999, 849999, 874999, 899999, 924999, 949999, 974999, 999999], "xaxis": "x", "y": [49, 44, 34, 34, 28, 23, 18, 14, 13, 13, 12, 10, 10, 10, 10, 9, 10, 10, 10, 10, 9, 10, 10, 10, 10, 10, 10, 10, 10, 10, 10, 10, 10, 9, 9, 9, 9, 8, 8, 8], "yaxis": "y"}, {"hovertemplate": "variable=ParticleSystem_1155<br>Iteration=%{x}<br>value=%{y}<extra></extra>", "legendgroup": "ParticleSystem_1155", "line": {"color": "#FECB52", "dash": "solid"}, "marker": {"symbol": "circle"}, "mode": "lines", "name": "ParticleSystem_1155", "showlegend": true, "type": "scattergl", "x": [24999, 49999, 74999, 99999, 124999, 149999, 174999, 199999, 224999, 249999, 274999, 299999, 324999, 349999, 374999, 399999, 424999, 449999, 474999, 499999, 524999, 549999, 574999, 599999, 624999, 649999, 674999, 699999, 724999, 749999, 774999, 799999, 824999, 849999, 874999, 899999, 924999, 949999, 974999, 999999], "xaxis": "x", "y": [48, 40, 33, 25, 21, 19, 17, 14, 14, 13, 11, 11, 10, 10, 10, 10, 8, 8, 8, 8, 8, 8, 8, 7, 8, 7, 7, 7, 7, 6, 6, 5, 5, 4, 4, 4, 4, 4, 4, 4], "yaxis": "y"}, {"hovertemplate": "variable=ParticleSystem_1156<br>Iteration=%{x}<br>value=%{y}<extra></extra>", "legendgroup": "ParticleSystem_1156", "line": {"color": "#636efa", "dash": "solid"}, "marker": {"symbol": "circle"}, "mode": "lines", "name": "ParticleSystem_1156", "showlegend": true, "type": "scattergl", "x": [24999, 49999, 74999, 99999, 124999, 149999, 174999, 199999, 224999, 249999, 274999, 299999, 324999, 349999, 374999, 399999, 424999, 449999, 474999, 499999, 524999, 549999, 574999, 599999, 624999, 649999, 674999, 699999, 724999, 749999, 774999, 799999, 824999, 849999, 874999, 899999, 924999, 949999, 974999, 999999], "xaxis": "x", "y": [52, 38, 34, 28, 23, 21, 18, 16, 13, 12, 10, 9, 10, 9, 7, 7, 7, 7, 7, 6, 6, 5, 5, 5, 5, 5, 5, 5, 5, 5, 4, 4, 4, 4, 4, 4, 4, 4, 4, 4], "yaxis": "y"}, {"hovertemplate": "variable=ParticleSystem_1157<br>Iteration=%{x}<br>value=%{y}<extra></extra>", "legendgroup": "ParticleSystem_1157", "line": {"color": "#EF553B", "dash": "solid"}, "marker": {"symbol": "circle"}, "mode": "lines", "name": "ParticleSystem_1157", "showlegend": true, "type": "scattergl", "x": [24999, 49999, 74999, 99999, 124999, 149999, 174999, 199999, 224999, 249999, 274999, 299999, 324999, 349999, 374999, 399999, 424999, 449999, 474999, 499999, 524999, 549999, 574999, 599999, 624999, 649999, 674999, 699999, 724999, 749999, 774999, 799999, 824999, 849999, 874999, 899999, 924999, 949999, 974999, 999999], "xaxis": "x", "y": [47, 36, 32, 28, 24, 19, 16, 14, 12, 13, 11, 11, 11, 11, 11, 11, 11, 11, 11, 9, 8, 7, 7, 7, 7, 7, 7, 7, 6, 6, 6, 6, 6, 5, 6, 5, 5, 5, 5, 5], "yaxis": "y"}], "layout": {"legend": {"title": {"text": "variable"}, "tracegroupgap": 0}, "margin": {"t": 60}, "xaxis": {"anchor": "y", "domain": [0, 1], "title": {"text": "Iteration"}}, "yaxis": {"anchor": "x", "domain": [0, 1], "title": {"text": "value"}}}}
